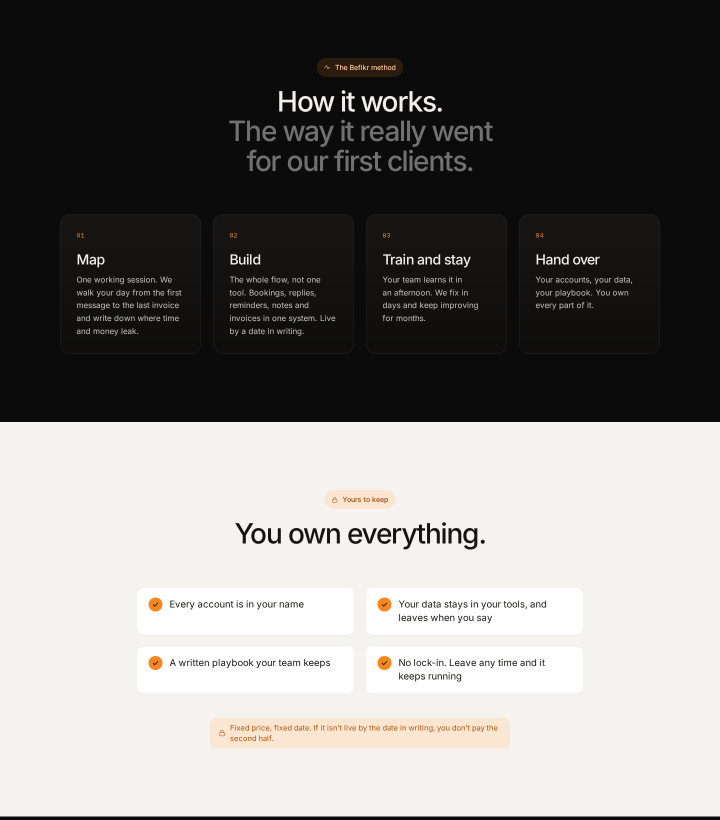
#> input picture ai-brand/slice-1/ai-desktop-bands.png, 1440 x 1640 px (shown at 1/2 size)
$ python compress-png.py ../ai-brand/slice-1/ai-desktop-bands.png
#> lines starting #> are read from the running program, lines starting #| are printed output that depends on the picture; after the words box and inside, x2 and y2 are one past the last pixel; in counts of white or black regions, pixels touching at a corner belong together
#> in main, before is the input picture: PIL image 1440x1640 RGB; mean R, G, B 126.3, 124.8, 122.8
#!/usr/bin/env python3
"""Shrink rendered screen PNGs (the demo screens) without touching the text.

    python3 scripts/compress-png.py FILE.png [FILE.png ...]   # rewrites in place

Why not a plain palette: the screens sit on a CSS radial gradient, and
Chrome dithers gradients, so the dark background is per-pixel noise that
PNG cannot compress (about a third of each file). Two steps:

1. Smooth only the flat areas. Where a 7x7 window barely varies (the
   dithered gradient), replace the pixel with a blur of its flat
   neighbours only, so nothing bleeds in from text or edges. Text, borders
   and anything with real contrast are left exactly as rendered.
2. Map to a palette of at most 88 colours: median cut (smooth tones, the
   gradient) plus octree (keeps small saturated colours such as the
   saffron badge, which median cut alone washes out), each pixel mapped to
   its exact nearest colour, no dithering.

Result: about 100KB a screen instead of about 500KB, same 2x size, text
identical at 1:1. Needs Pillow and numpy (no npm dependency).
"""
import sys

import numpy as np
from PIL import Image

FLAT_STD = 2.5  # per-channel std in a 7x7 window below which a pixel is "background"


def box(a, r):
    """Mean over a (2r+1) square, edges clamped. a: H x W x C float."""
#> called with r = 3
    p = np.pad(a, ((r + 1, r), (r + 1, r), (0, 0)), mode='edge')
    c = p.cumsum(0).cumsum(1)
    k = 2 * r + 1
    s = c[k:, k:] - c[:-k, k:] - c[k:, :-k] + c[:-k, :-k]
    return s / (k * k)


def soft(a, r=6):
    """Three box passes, close to a Gaussian."""
    for _ in range(3):
        a = box(a, r)
    return a


def smooth_flat(img):
    a = np.asarray(img.convert('RGB')).astype(np.float64)
    mean = box(a, 3)
    std = np.sqrt(np.maximum(box(a * a, 3) - mean * mean, 0)).max(axis=2)
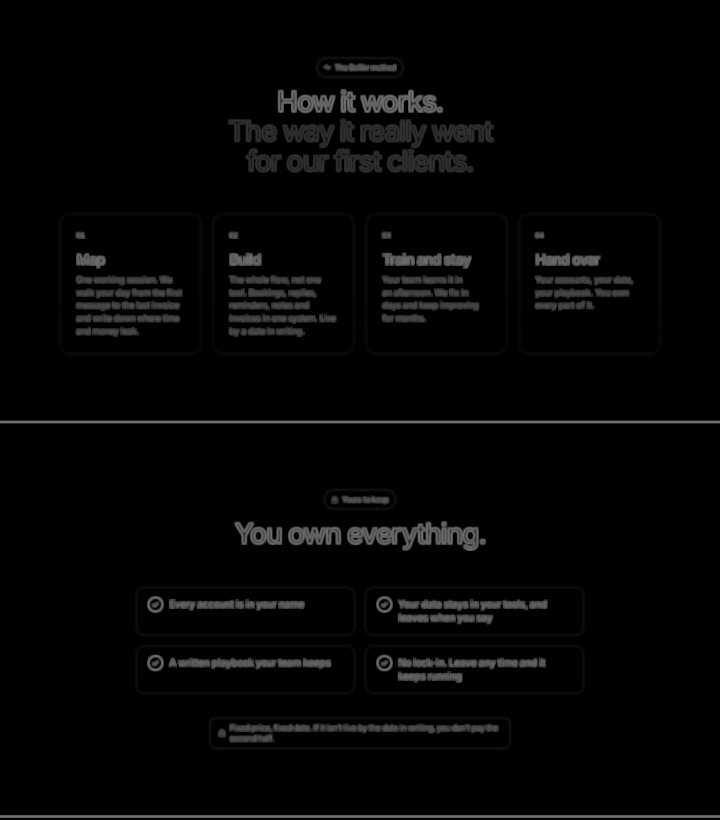
#> std: shape (1640, 1440) float64 (shown at 1/2 size); min 0, max 115.8, mean 5.3
    flat = (std < FLAT_STD).astype(np.float64)[..., None]
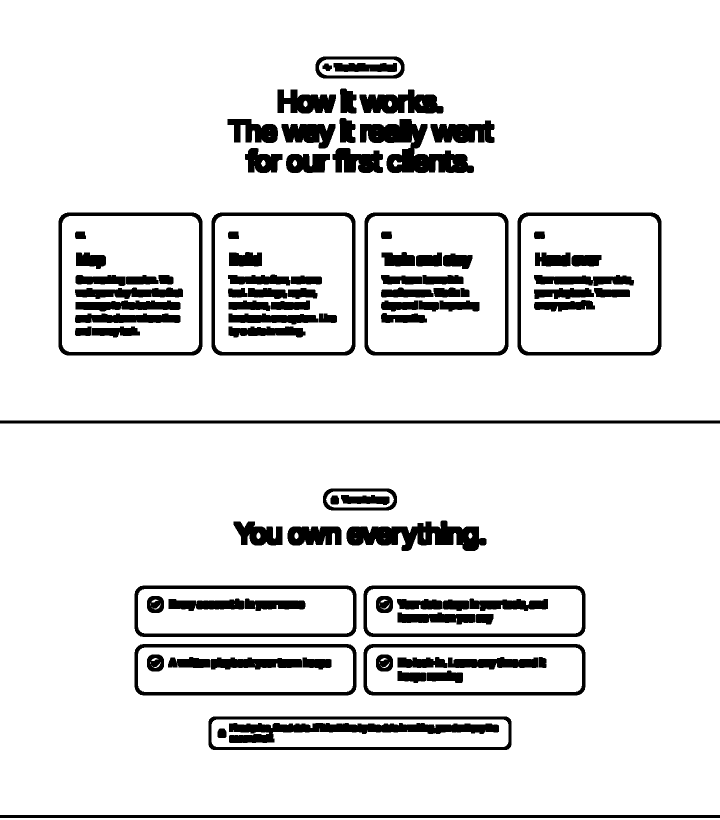
#> flat: shape (1640, 1440, 1) float64 (shown at 1/2 size); values 0 (black) and 1 (white), 89.2% white; 94 black regions, largest, box (x1, y1, x2, y2) and area: (720, 238, 948, 346) 11051, (458, 1446, 998, 1486) 10371, (693, 1041, 973, 1102) 9754
    # Shrink the mask by a pixel so an edge pixel is never counted flat.
    flat = (box(flat, 1) > 0.999).astype(np.float64)
#> call 3 of box, with r = 1
#> in box (call 3), `p = np.pad(a, ((r + 1, r), (r + 1, r), (0, 0)), mode='edge')`: p: shape (1643, 1443, 1) float64; values 0 (black) and 1 (white), 89.3% white; 94 black regions, largest, box (x1, y1, x2, y2) and area: (722, 240, 950, 348) 11051, (460, 1448, 1000, 1488) 10371, (695, 1043, 975, 1104) 9754
#> in box (call 3), `c = p.cumsum(0).cumsum(1)`:
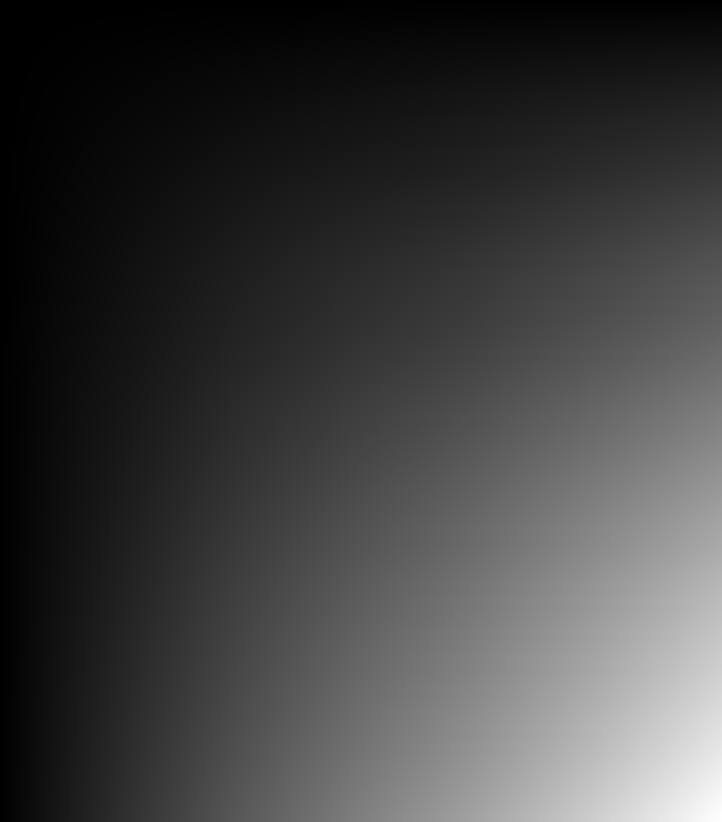
#> c: shape (1643, 1443, 1) float64 (shown at 1/2 size); min 1, max 2116100, mean 528979.2; drawn with min black and max white
#> flat: shape (1640, 1440, 1) float64; values 0 (black) and 1 (white), 87% white; 67 black regions, largest, box (x1, y1, x2, y2) and area: (719, 237, 949, 347) 12271, (457, 1445, 999, 1487) 11954, (0, 840, 1440, 848) 11520
    weight = soft(flat)
#> the loop in soft, `for _ in range(3):` made 3 passes
#> pass 1, in box (call 4), `s = c[k:, k:] - c[:-k, k:] - c[k:, :-k] + c[:-k, :-k]`:
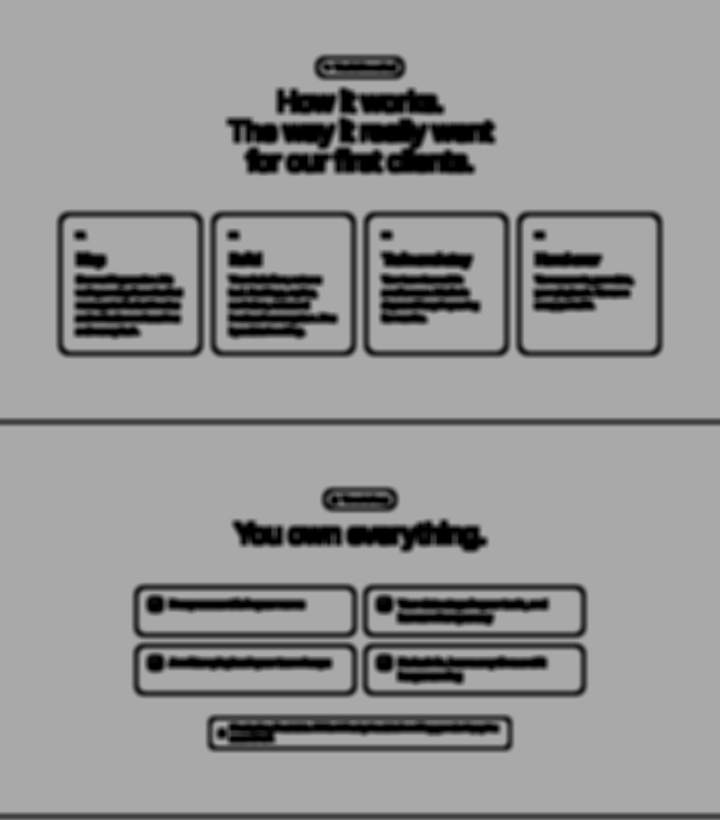
#> s: shape (1640, 1440, 1) float64 (shown at 1/2 size); min 0, max 169, mean 147.1
    blurred = soft(a * flat) / np.maximum(weight, 1e-3)
#> call 2 of soft, with r = 6
#> after the loop in soft (call 2), `for _ in range(3):`:
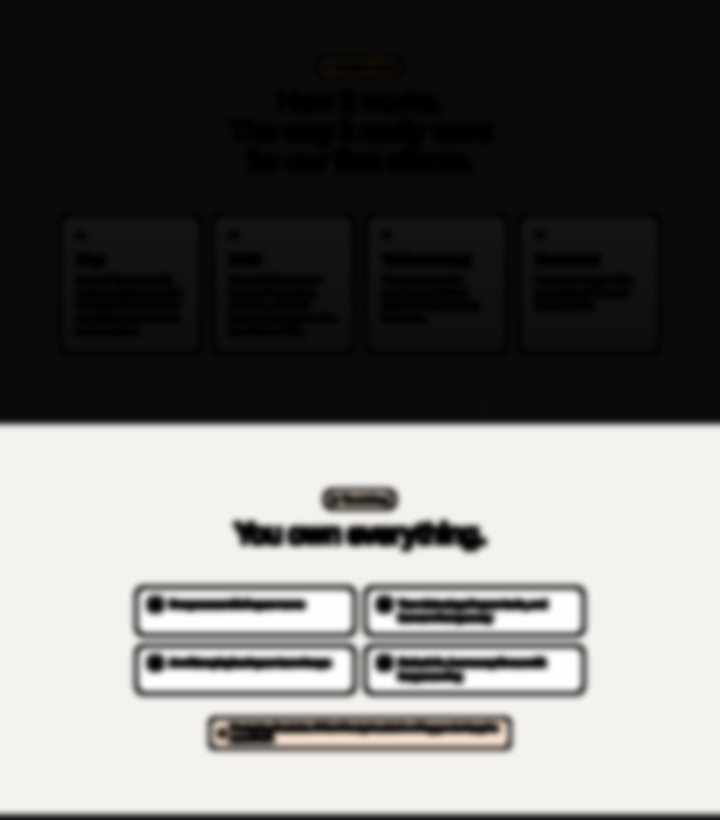
#> a: shape (1640, 1440, 3) float64 (shown at 1/2 size); mean of channels 0, 1, 2 110.4, 109.3, 107.9; drawn with min black and max white
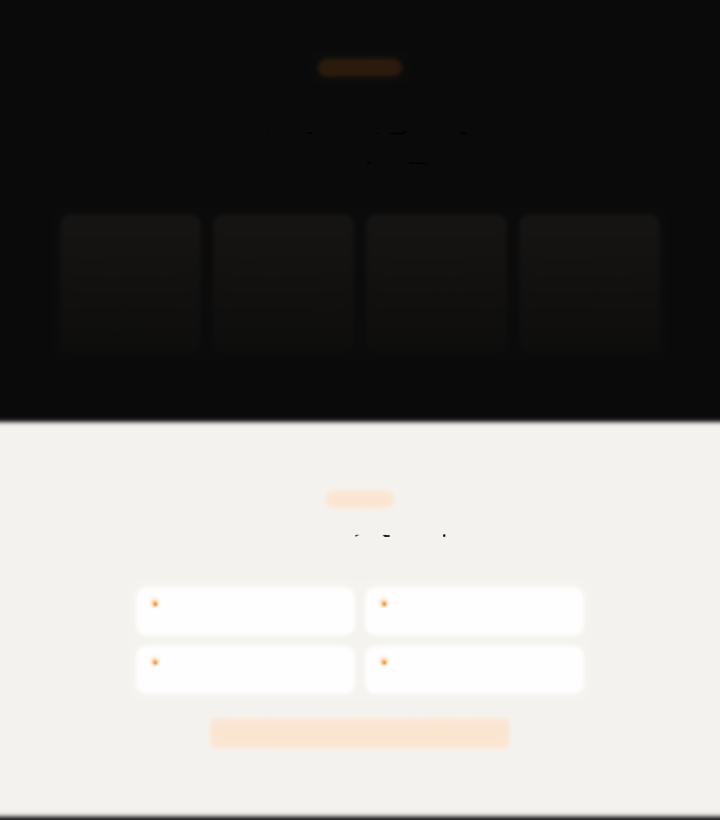
#> blurred: shape (1640, 1440, 3) float64 (shown at 1/2 size); mean R, G, B 125.5, 124.1, 122.4; drawn with min black and max white
    out = np.where(flat > 0, blurred, a)
    return Image.fromarray(np.clip(np.rint(out), 0, 255).astype(np.uint8))
#> returned value: PIL image 1440x1640 RGB


def palette(img, n, method):
#> called with n = 48, method = 0
    p = img.quantize(n, method=method, dither=Image.Dither.NONE).getpalette()[: n * 3]
#> p = 144 values, max 255 at index 0, min 10 at index 142, mean 84.72
    return np.array(p, dtype=np.int64).reshape(-1, 3)


def quantize(img, smooth_n=48, accent_n=40):
    pal = np.unique(
        np.vstack([palette(img, smooth_n, Image.Quantize.MEDIANCUT), palette(img, accent_n, Image.Quantize.FASTOCTREE)]),
        axis=0,
    )[:256]
#> pal = 87 rows, first 8: [11, 10, 11], [11, 11, 12], [13, 13, 13], [15, 14, 13], [15, 14, 14], [15, 15, 14], [16, 13, 12], [16, 14, 12]
    rgb = np.asarray(img).reshape(-1, 3).astype(np.int64)
    key = (rgb[:, 0] << 16) | (rgb[:, 1] << 8) | rgb[:, 2]
    uniq, inverse = np.unique(key, return_inverse=True)
#> uniq = 2512 values from 723467 to 16777215
    colours = np.stack([(uniq >> 16) & 255, (uniq >> 8) & 255, uniq & 255], 1)
#> colours = 2512 rows, first 8: [11, 10, 11], [11, 11, 12], [12, 11, 11], [12, 11, 12], [12, 12, 12], [12, 12, 13], [13, 11, 11], [13, 12, 11]
    index = np.empty(len(colours), np.uint8)
#> index = 2512 values, max 240 at index 0, min 0 at index 6, mean 1.93
    for i in range(0, len(colours), 4096):
        d = ((colours[i : i + 4096, None, :] - pal[None]) ** 2).sum(2)
        index[i : i + 4096] = d.argmin(1)
#> this loop made 1 pass
#> pass 1, in quantize, `d = ((colours[i : i + 4096, None, :] - pal[None]) ** 2).sum(2)`:
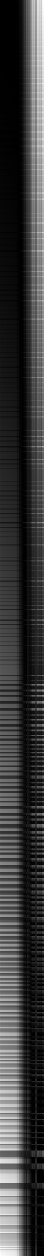
#> d: shape (2512, 87) int64 (shown at 1/2 size); min 0, max 179097, mean 41036.4; drawn with min black and max white
#> after the loop, index = 2512 values, max 86 at index 2511, min 0 at index 0, mean 50.64
    out = Image.fromarray(index[inverse.reshape(-1)].reshape(img.size[1], img.size[0]), 'P')
#> out: PIL image 1440x1640 P; every value is 0
    out.putpalette(pal.astype(np.uint8).flatten().tolist())
    return out


def main(paths):
    for path in paths:
        before = Image.open(path)
        if before.mode == 'P':
            print(f'  {path}: already a palette PNG, skipped')
            continue
        out = quantize(smooth_flat(before))
        out.save(path, 'PNG', optimize=True)


if __name__ == '__main__':
    if len(sys.argv) < 2:
        sys.exit(__doc__)
    main(sys.argv[1:])
